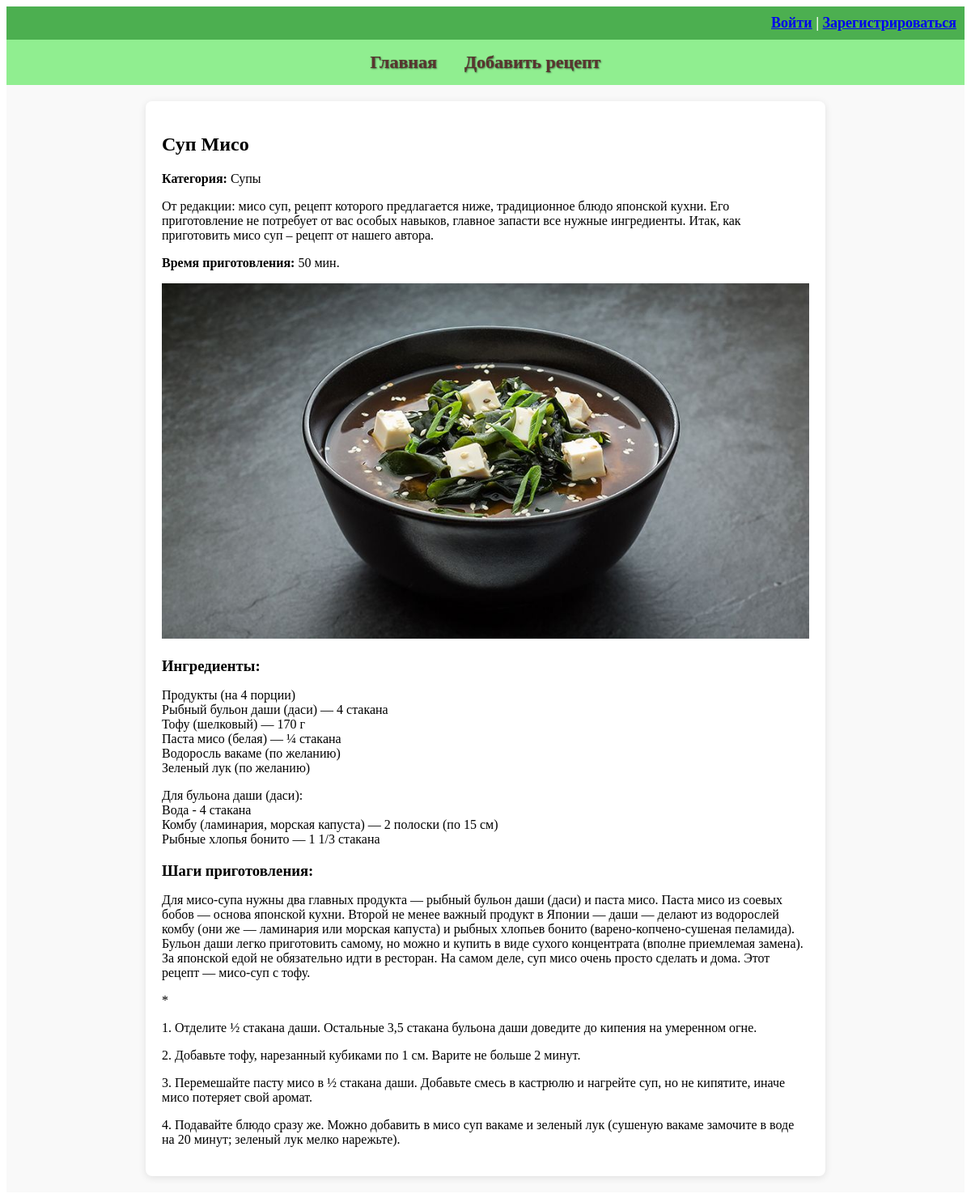
The app's page /recipe/14/ with its own data.
### recipe_app/models.py (models this page shows, shortened)
class Recipe(models.Model):
    title = models.CharField(max_length=100, verbose_name="Название блюда")
    description = models.TextField(verbose_name="Описание")
    preparation_steps = models.TextField(verbose_name="Шаги приготовления")
    preparation_time = models.PositiveIntegerField(verbose_name="Время приготовления в минутах")
    image = models.ImageField(upload_to='recipes/images/', verbose_name="Добавьте фото")
    author = models.ForeignKey(User, on_delete=models.CASCADE, verbose_name="Автор")
    categories = models.ManyToManyField(Category, through='RecipeCategory', verbose_name="Категория")
    ingredients = models.TextField(blank=True, null=True, verbose_name="Ингредиенты")

class Category(models.Model):
    name = models.CharField(max_length=50)

### recipe_app/views.py (the view)
# urls.py: path('recipe/<int:recipe_id>/', recipe_detail, name='recipe_detail'),
def recipe_detail(request, recipe_id):
    recipe = get_object_or_404(Recipe, id=recipe_id)
    return render(request, 'recipes/recipe_detail.html', {'recipe': recipe})

### recipe_app/templates/recipes/recipe_detail.html (shortened to what this page needs)
{% extends 'base.html' %}
{% block content %}
<h2>{{ recipe.title }}</h2>
<p><strong>Категория:</strong>
    {% for category in recipe.categories.all %}
    {{ category.name }}{% if not forloop.last %}, {% endif %}
    {% endfor %}
</p>
<p>{{ recipe.description }}</p>
<p><strong>Время приготовления:</strong> {{ recipe.preparation_time }} мин.</p>
<img src="{{ recipe.image.url }}" alt="{{ recipe.title }}">
{% if recipe.ingredients %}
<h3>Ингредиенты:</h3>
<p>{{ recipe.ingredients|linebreaks }}</p>
{% endif %}
<h3>Шаги приготовления:</h3>
<p>{{ recipe.preparation_steps|linebreaks }}</p>
{% endblock %}

### recipe_app/static/styles.css (style rules this page uses)
h3 { margin-bottom: 10px; }
img { max-width: 100%; height: auto; }

### records on screen
Recipe: title "Суп Мисо", description "От редакции: мисо суп, рецепт которого предлагается ниже, традиционное блюдо японской кухни. Его приготовление не потребует от вас особых навыков, главное запасти все нужные ингредиенты. Итак, как приготовить мисо суп – рецепт от нашего автора.", preparation_time "50", image (picture), ingredients "Продукты (на 4 порции) Рыбный бульон даши (даси) — 4 стакана Тофу (шелковый) — 170 г Паста мисо (белая) — ¼ стакана Водоросль вакаме (по желанию) Зеленый лук (по желанию) Для бульона даши (даси): Вода - 4 стакана Комбу (ламинария, морская капуста) — 2 полоски (по 15 см) Рыбные хлопья бонито — 1 1/3 стакана", preparation_steps "Для мисо-супа нужны два главных продукта — рыбный бульон даши (даси) и паста мисо. Паста мисо из соевых бобов — основа японской кухни. Второй не менее важный продукт в Японии — даши — делают из водорослей комбу (они же — ламинария или морская капуста) и рыбных хлопьев бонито (варено-копчено-сушеная пеламида). Бульон даши легко приготовить самому, но можно и купить в виде сухого концентрата (вполне приемлемая замена). За японской едой не обязательно идти в ресторан. На самом деле, суп мисо очень просто сделать и дома. Этот рецепт — мисо-суп с тофу. * 1. Отделите ½ стакана даши. Остальные 3,5 стакана бульона даши доведите до кипения на умеренном огне. 2. Добавьте тофу, нарезанный кубиками по…"
Category: name "Супы"
